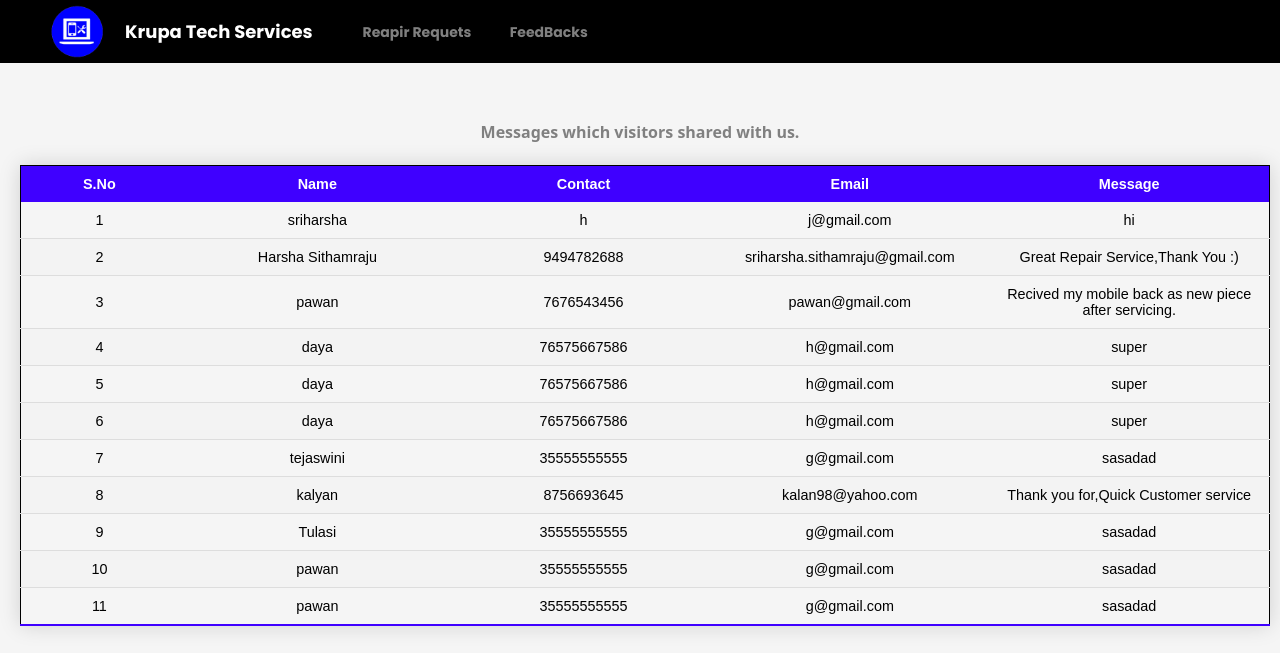
The page /feedback/ on the database its author committed.
### demo/models.py (models this page shows)
class suggestion(models.Model):
	Name=models.CharField(max_length=30)
	Contact=models.CharField(max_length=10)
	Email=models.CharField(max_length=20)
	Message=models.CharField(max_length=100)
	class Meta:
		db_table="demo_suggestions"

### demo/views.py (the view)
# urls.py: path('feedback/',views.feedback,name="feedback"),
def feedback(request):
	details=suggestion.objects.all()
	return render(request,'feedback.html',{'details':details})

### demo/templates/feedback.html (shortened to what this page needs)
<!DOCTYPE html>
{% load static %}
<html lang="en">
<head>
    <link rel="stylesheet" href="index.css"/>
    <link rel="stylesheet" type="text/css" href="{% static 'css/adminapp.css'%}">
</head>
<body>
    <header>
        <div id="left-h" >
            <img id="imgg" src="{% static 'image/logo.png' %}"/>
            <p id="title"><b>Krupa Tech Services</b></p>
            <div id="link">
                <b>
                    <a  href="http://localhost:8000/adminapp/" style="text-decoration: none; color: gray;">Reapir Requets</a>
                    <a style="color: gray;">FeedBacks</a>
                </b>
            </div>
        </div>
    </header>
    <br><br><br><br>
    <div id="FeedBacks" class="tabcontent" style="width: 100%;">
        <h4 class="message">Messages which visitors shared with us.</h4>
      <form method="POST" action="#">
            <table align="center" class="styled-table" id="myTable" style="position:absolute;margin-left: 20px;">
                <thead align="center">
                    <tr>
                        <th scope="col">S.No</th>
                         <th scope="col">Name</th>
                         <th scope="col">Contact</th>
                         <th scope="col">Email</th>
                        <th scope="col">Message</th>
                    </tr>
                </thead>
                <tbody  align="center">
                    {% for f in details %}
                    <tr>
                        <td>{{forloop.counter}}</td>
                        <td>{{f.Name}}</td>
                        <td>{{f.Contact}}</td>
                        <td>{{f.Email}}</td>
                        <td>{{f.Message}}</td>
                      </tr>
                      {% endfor %}
                </tbody>
            </table>
            </form>
   </div>
</body>
</html>

### demo/static/css/index.css (style rules this page uses)
body { font-family: "Poppins", sans-serif, "Segoe UI", Tahoma, Geneva, Verdana; overflow-x: hidden; background-color: whitesmoke; margin: 0; box-sizing: border-box; }
header { display: flex; margin-top: 0px; width: 100%; justify-content: space-between; background-color: black; position:fixed; top:0%; left: 0px; z-index: 1; }
#title { color: white; left: 10px; font-size: 50px; font-family: "Poppins", sans-serif, "Segoe UI", Tahoma, Geneva, Verdana; }
a { margin-left: 20px; font-weight: 700; font-size: 14px; color: #9e9aa7; }

### demo/static/css/adminapp.css (style rules this page uses)
body { font-family: "Poppins", sans-serif, "Segoe UI", Tahoma, Geneva, Verdana; overflow-x: hidden; }
.message { text-align: center; font-family: system-ui; color: gray; }
header { display: flex; margin-top: 0px; width: 100%; justify-content: space-between; background-color: black; position:fixed; top:0%; left: 0px; z-index: 1; }
#title { color: white; left: 10px; font-size: large; }
#left-h { display: flex; align-items: center; margin-left: 125px; }
#left-h > img { position:absolute; height: 85%; left: 45px; }
a { margin-right: 15px; font-weight: 700; font-size: 14px; color: #9e9aa7; }

### demo/templates/feedback.html (style rules this page uses)
#myTable { border: 1px solid black; border-collapse: collapse; margin: 0px auto; }
.styled-table { border-collapse: collapse; font-size: 0.9em; font-family: sans-serif; width: 1250px; box-shadow: 0 0 20px rgba(0, 0, 0, 0.15); }
.styled-table thead tr { background-color: #3F00FF; color: #ffffff; text-align: left; }
.styled-table th { padding: 10px 20px; text-align: center; }
.styled-table tbody td { max-width: 100px; word-wrap: break-word; padding: 10px 15px; }
.styled-table tbody tr { border-bottom: 1px solid #dddddd; }
.styled-table tbody tr:nth-of-type(even) { background-color: #f3f3f3; }
.styled-table tbody tr:last-of-type { border-bottom: 2px solid #3F00FF; }
a, a:visited, a:hover, a:active { color: white; }

### rows shown on the page
suggestion: Name "sriharsha", Contact "h", Email "j@gmail.com", Message "hi"
suggestion: Name "Harsha Sithamraju", Contact "9494782688", Email "sriharsha.sithamraju@gmail.com", Message "Great Repair Service,Thank You :)"
suggestion: Name "pawan", Contact "7676543456", Email "pawan@gmail.com", Message "Recived my mobile back as new piece after servicing."
suggestion: Name "daya", Contact "76575667586", Email "h@gmail.com", Message "super"
suggestion: Name "daya", Contact "76575667586", Email "h@gmail.com", Message "super"
suggestion: Name "daya", Contact "76575667586", Email "h@gmail.com", Message "super"
suggestion: Name "tejaswini", Contact "35555555555", Email "g@gmail.com", Message "sasadad"
suggestion: Name "kalyan", Contact "8756693645", Email "kalan98@yahoo.com", Message "Thank you for,Quick Customer service"
suggestion: Name "Tulasi", Contact "35555555555", Email "g@gmail.com", Message "sasadad"
suggestion: Name "pawan", Contact "35555555555", Email "g@gmail.com", Message "sasadad"
suggestion: Name "pawan", Contact "35555555555", Email "g@gmail.com", Message "sasadad"
